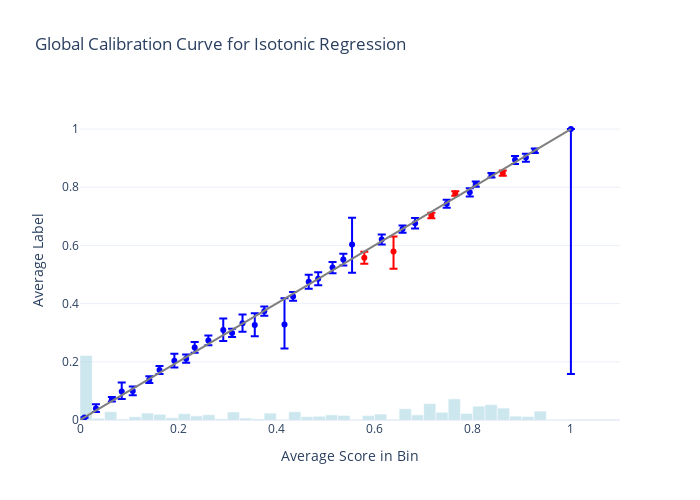

Write notebook code for a chart like this one.
### Code cell
plotting.plot_global_calibration_curve(
    data=test_df,
    score_col=IR_SCORE_COL,
    label_col=LABEL_COLUMN,
    num_bins=40,
).update_layout(title=f"Global Calibration Curve for Isotonic Regression", width=700, height=500)
